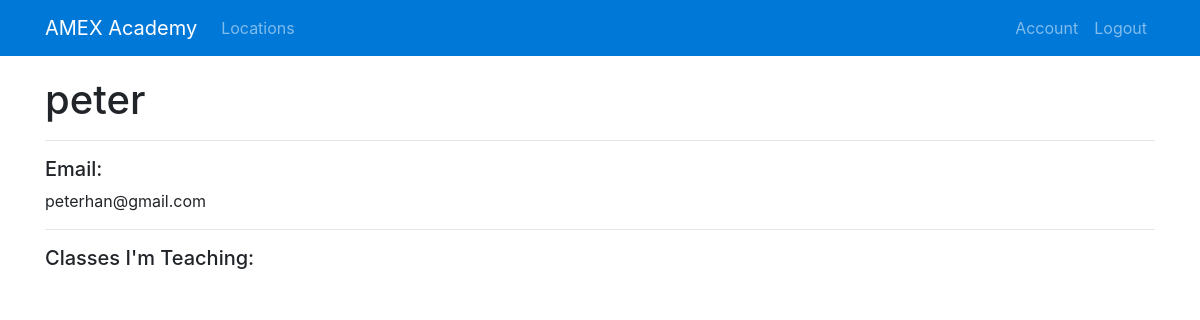
Page /account (signed in) on the earlier database version.
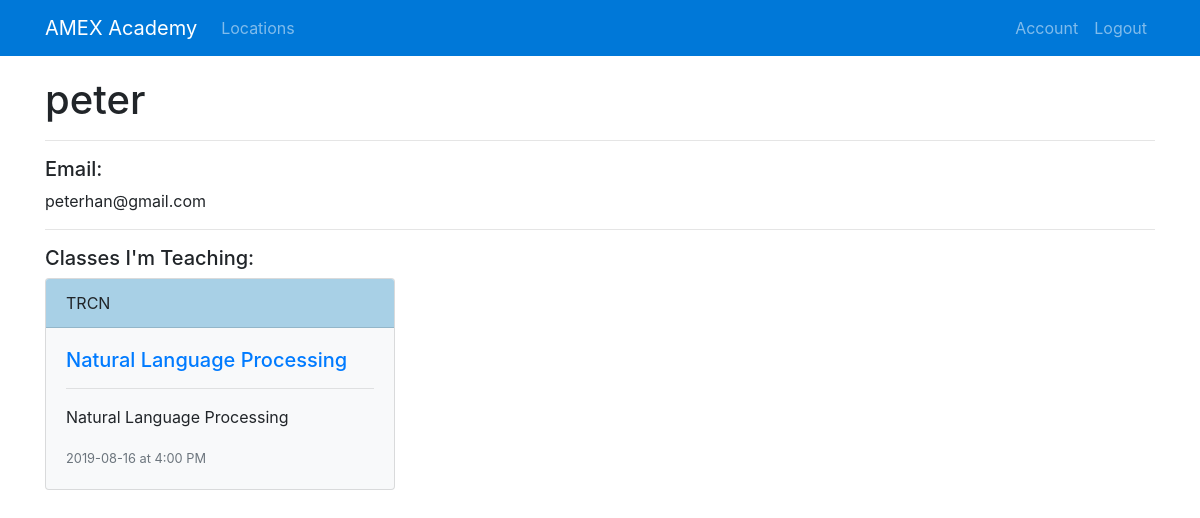
Same page on the later database version.
### academy/models.py (models this page shows, shortened)
class Item(db.Model):
    id = db.Column(db.Integer, primary_key=True)
    name = db.Column(db.String(100), nullable=False)
    description = db.Column(db.Text, nullable=False)
    category = db.Column(db.String(30), nullable=False)
    date = db.Column(db.DateTime, nullable=False)
    startTime = db.Column(db.Time, nullable=False)
    endTime = db.Column(db.Time, nullable=False)
    location_id = db.Column(db.Integer, db.ForeignKey('location.id'), nullable=False)
    user_id = db.Column(db.Integer, db.ForeignKey('user.id'), nullable=False)

class Location(db.Model):
    id = db.Column(db.Integer, primary_key=True)
    name = db.Column(db.String(100), nullable=False)
    address = db.Column(db.String(100), nullable=False)
    city = db.Column(db.String(100), nullable=False)
    state = db.Column(db.String(2), nullable=False)
    zip = db.Column(db.String(11), nullable=False)
    items = db.relationship('Item', backref='location', lazy=True)

### academy/routes.py (the view)
@app.route('/account')
@login_required
def account():
    items = Item.query.filter_by(user_id=current_user.id).all()
    return render_template('account.html', title="Account", items=items)

### academy/models.py (called while the page is built)
@login_manager.user_loader
def load_user(user_id):
    return User.query.get(int(user_id))

### academy/templates/account.html (shortened to what this page needs)
{% extends "layout.html" %}
{% block content %}
    <h1>{{ current_user.username }}</h1>
    <hr>
    <h5>Email:</h5>
    <p>{{ current_user.email }}</p>
    <hr>
    <h5>Classes I'm Teaching:</h5>
    <div class="row">
    {% for item in items %}
        <div class="col-sm-4 mb-3">
            <div class="card bg-light">
              <div class="card-header" style="background-color: #a8d0e6">{{ item.location.name }}</div>
              <div class="card-body">
                <h5><a href="{{ url_for('item', item_id=item.id) }}">{{ item.name }}</a></h5>
                <hr>
                <p class="card-text">{{ item.description }}</p>
                <p class="card-text"><small class="text-muted">{{ item.date.strftime('%Y-%m-%d') }} at {{item.startTime.strftime('%l:%M %p')}}</small></p>
              </div>
            </div>
        </div>
    {% endfor %}
    </div>
{% endblock content %}

Differences in the rows shown:
added Item: location.name "TRCN", name "Natural Language Processing", description "Natural Language Processing", date "2019-08-16", startTime "4:00 PM"
